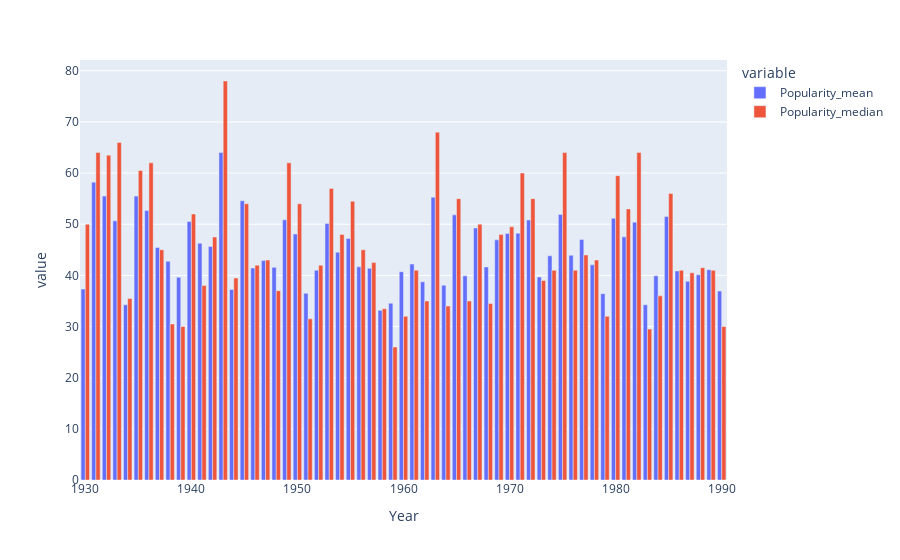

The notebook cell saved with this chart:
### Markdown cell above
I'm now going to make a couple of plots. First I want to compare between the mean and median Popularity - this requires slightly different coding than you've seen so ready the cell below carefully. Run the code cell below.

### Code cell
fig = px.bar(df_yvp, x='Year', y=['Popularity_mean', 'Popularity_median'], barmode = 'group')
fig.show()

### Figure 1 — Plotly figure (JSON) as saved in the notebook; plotly's stock layout.template omitted (floating-point values rounded to 4 significant figures)
{"data": [{"alignmentgroup": "True", "hovertemplate": "variable=Popularity_mean<br>Year=%{x}<br>value=%{y}<extra></extra>", "legendgroup": "Popularity_mean", "marker": {"color": "#636efa"}, "name": "Popularity_mean", "offsetgroup": "Popularity_mean", "orientation": "v", "showlegend": true, "textposition": "auto", "type": "bar", "x": [1930, 1931, 1932, 1933, 1934, 1935, 1936, 1937, 1938, 1939, 1940, 1941, 1942, 1943, 1944, 1945, 1946, 1947, 1948, 1949, 1950, 1951, 1952, 1953, 1954, 1955, 1956, 1957, 1958, 1959, 1960, 1961, 1962, 1963, 1964, 1965, 1966, 1967, 1968, 1969, 1970, 1971, 1972, 1973, 1974, 1975, 1976, 1977, 1978, 1979, 1980, 1981, 1982, 1983, 1984, 1985, 1986, 1987, 1988, 1989, 1990], "xaxis": "x", "y": [37.33, 58.22, 55.5, 50.67, 34.25, 55.5, 52.67, 45.44, 42.75, 39.64, 50.55, 46.29, 45.67, 64, 37.25, 54.57, 41.44, 42.89, 41.57, 50.87, 48.09, 36.5, 41, 50.13, 44.55, 47.2, 41.67, 41.38, 33.17, 34.56, 40.73, 42.21, 38.73, 55.29, 38.08, 51.83, 39.9, 49.27, 41.65, 46.95, 48.18, 48.26, 50.83, 39.69, 43.83, 51.91, 43.94, 47.03, 42.06, 36.42, 51.17, 47.54, 50.41, 34.25, 39.92, 51.5, 40.87, 38.86, 40.1, 41.11, 36.93], "yaxis": "y"}, {"alignmentgroup": "True", "hovertemplate": "variable=Popularity_median<br>Year=%{x}<br>value=%{y}<extra></extra>", "legendgroup": "Popularity_median", "marker": {"color": "#EF553B"}, "name": "Popularity_median", "offsetgroup": "Popularity_median", "orientation": "v", "showlegend": true, "textposition": "auto", "type": "bar", "x": [1930, 1931, 1932, 1933, 1934, 1935, 1936, 1937, 1938, 1939, 1940, 1941, 1942, 1943, 1944, 1945, 1946, 1947, 1948, 1949, 1950, 1951, 1952, 1953, 1954, 1955, 1956, 1957, 1958, 1959, 1960, 1961, 1962, 1963, 1964, 1965, 1966, 1967, 1968, 1969, 1970, 1971, 1972, 1973, 1974, 1975, 1976, 1977, 1978, 1979, 1980, 1981, 1982, 1983, 1984, 1985, 1986, 1987, 1988, 1989, 1990], "xaxis": "x", "y": [50, 64, 63.5, 66, 35.5, 60.5, 62, 45, 30.5, 30, 52, 38, 47.5, 78, 39.5, 54, 42, 43, 37, 62, 54, 31.5, 42, 57, 48, 54.5, 45, 42.5, 33.5, 26, 32, 41, 35, 68, 34, 55, 35, 50, 34.5, 48, 49.5, 60, 55, 39, 41, 64, 41, 44, 43, 32, 59.5, 53, 64, 29.5, 36, 56, 41, 40.5, 41.5, 41, 30], "yaxis": "y"}], "layout": {"autosize": true, "barmode": "group", "legend": {"title": {"text": "variable"}, "tracegroupgap": 0}, "margin": {"t": 60}, "xaxis": {"anchor": "y", "autorange": true, "domain": [0, 1], "range": [1930.0, 1990.0], "title": {"text": "Year"}, "type": "linear"}, "yaxis": {"anchor": "x", "autorange": true, "domain": [0, 1], "range": [0, 82.11], "title": {"text": "value"}, "type": "linear"}}}
